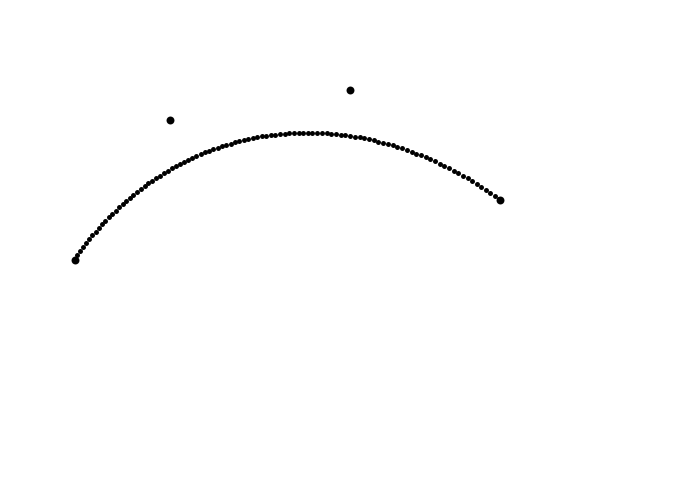
Frame 1 (no input)
Frame 60 (the mouse pressed at the canvas centre just before this capture): identical to frame 1, image omitted
Frame 120 (the mouse held since frame 60 and released just before this capture): identical to frame 1, image omitted

The Processing sketch that drew this single still picture (run headless with seeded random() and noise(); from frame 60 on, the mouse is pressed at the canvas centre):

// Processing sketch: bezierCurve2
// ── bezierCurve2.pde
//bezierCurve2.pde
//Draw the bezierCurve2
//2017/4/25
//2-3-41 Gihwan Doh

void setup() {
  size(700, 500);
}

float px0=75, px1=170, px2=350, px3=500;
float py0=260, py1=120, py2=90, py3=200;
float px=0, py=0;

void draw() {
  background(255);
  strokeWeight(8);
  point(px0, py0);
  point(px1, py1);
  point(px2, py2);
  point(px3, py3);

  strokeWeight(5);
  for (float t=0; t<1.0; t+=0.01) {
    px=px0*(1-t)*(1-t)*(1-t)+px1*3*t*(1-t)*(1-t)+px2*3*t*t*(1-t)+px3*t*t*t;
    py=py0*(1-t)*(1-t)*(1-t)+py1*3*t*(1-t)*(1-t)+py2*3*t*t*(1-t)+py3*t*t*t;    
    point(px, py);
  }
  if (mousePressed==true) {
    if (dist(mouseX, mouseY, px0, py0)<=10) {
      px0=mouseX;
      py0=mouseY;
    }
    if (dist(mouseX, mouseY, px1, py1)<=10) {
      px1=mouseX;
      py1=mouseY;
    }
    if (dist(mouseX, mouseY, px2, py2)<=10) {
      px2=mouseX;
      py2=mouseY;
    }
    if (dist(mouseX, mouseY, px3, py3)<=10) {
      px3=mouseX;
      py3=mouseY;
    }
  }
}
